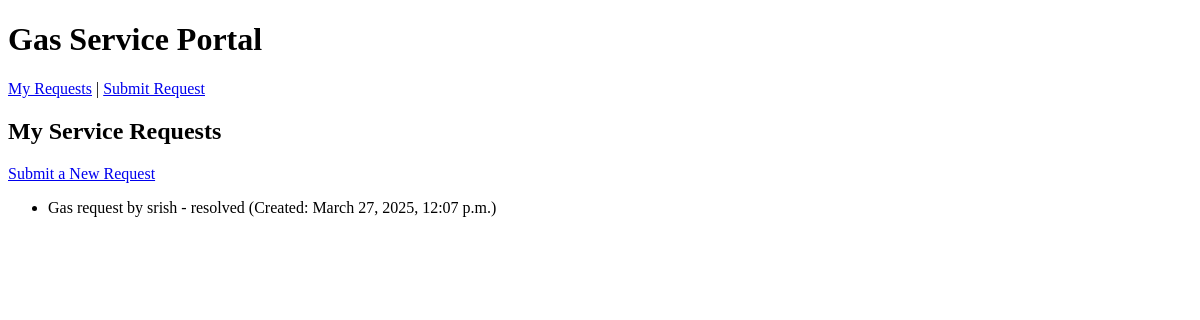
/requests/ (signed in), run on an earlier commit of the app's database.
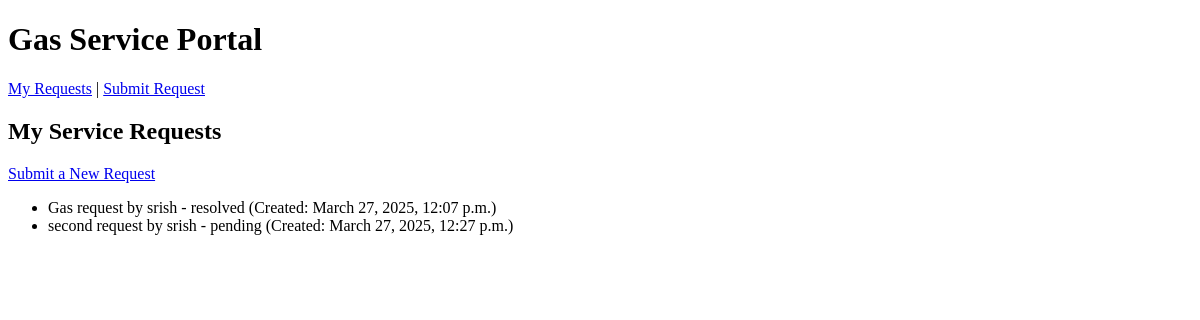
And on a later commit of the database.
### service_requests/models.py (models this page shows, shortened)
class ServiceRequest(models.Model):
    STATUS_CHOICES = [
        ('pending', 'Pending'),
        ('in_progress', 'In Progress'),
        ('resolved', 'Resolved'),
    ]
    user = models.ForeignKey(User, on_delete=models.CASCADE)  # Link request to a customer
    request_type = models.CharField(max_length=100)
    description = models.TextField()
    attachment = models.FileField(upload_to='attachments/', blank=True, null=True)
    status = models.CharField(max_length=20, choices=STATUS_CHOICES, default='pending')
    created_at = models.DateTimeField(auto_now_add=True)
    updated_at = models.DateTimeField(auto_now=True)

### service_requests/views.py (the view)
# urls.py: path('', ServiceRequestListView.as_view(), name='request_list'),
class ServiceRequestListView(LoginRequiredMixin, ListView):
    model = ServiceRequest
    template_name = 'service_requests/request_list.html'
    context_object_name = 'requests'
    def get_queryset(self):
        return ServiceRequest.objects.filter(user=self.request.user)

### service_requests/templates/service_requests/request_list.html
{% extends "base.html" %}
{% block content %}
<h2>My Service Requests</h2>
<a href="{% url 'request_create' %}">Submit a New Request</a>
<ul>
    {% for request in requests %}
        <li>
            {{ request.request_type }} - {{ request.status }} (Created: {{ request.created_at }})
        </li>
    {% empty %}
        <li>No service requests yet.</li>
    {% endfor %}
</ul>
{% endblock %}

### templates/base.html (shortened to what this page needs)
<!DOCTYPE html>
<html lang="en">
<head>
</head>
<body>
    <header>
        <h1>Gas Service Portal</h1>
        <nav>
            <a href="{% url 'request_list' %}">My Requests</a> |
            <a href="{% url 'request_create' %}">Submit Request</a>
        </nav>
    </header>
    <main>
        {% block content %}
        {% endblock %}
    </main>
</body>
</html>

What changed in the data, as far as the page shows it:
added ServiceRequest: request_type "second request by srish", status "pending", created_at "March 27, 2025, 12:27 p.m."
